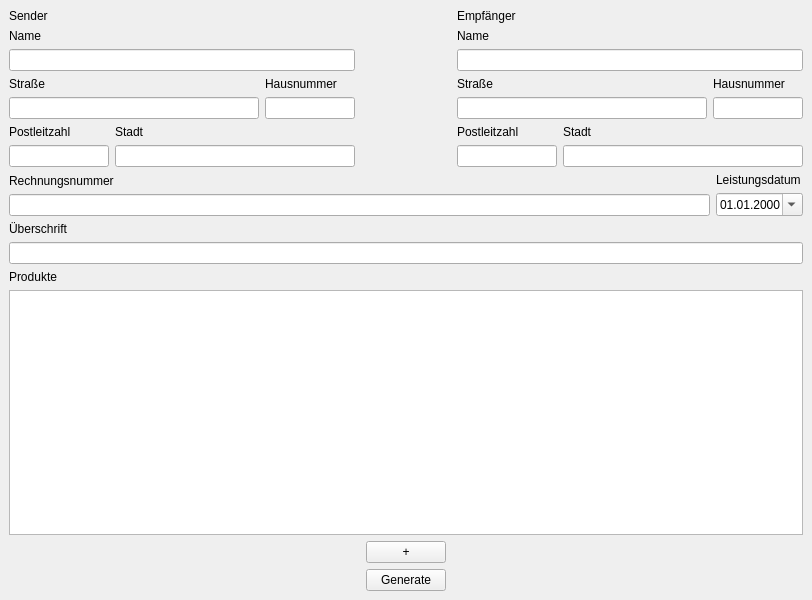
<?xml version="1.0" encoding="UTF-8"?>
<ui version="4.0">
 <class>MainWindow</class>
 <widget class="QMainWindow" name="MainWindow">
  <property name="geometry">
   <rect>
    <x>0</x>
    <y>0</y>
    <width>812</width>
    <height>600</height>
   </rect>
  </property>
  <property name="windowTitle">
   <string>MainWindow</string>
  </property>
  <widget class="QWidget" name="centralwidget">
   <layout class="QVBoxLayout" name="verticalLayout_16">
    <item>
     <layout class="QHBoxLayout" name="horizontalLayout_5">
      <item>
       <layout class="QVBoxLayout" name="verticalLayout_6">
        <item>
         <widget class="QLabel" name="label">
          <property name="text">
           <string>Sender</string>
          </property>
         </widget>
        </item>
        <item>
         <layout class="QVBoxLayout" name="verticalLayout_5">
          <item>
           <widget class="QLabel" name="label_3">
            <property name="text">
             <string>Name</string>
            </property>
           </widget>
          </item>
          <item>
           <widget class="QLineEdit" name="lineEdit"/>
          </item>
         </layout>
        </item>
        <item>
         <layout class="QHBoxLayout" name="horizontalLayout">
          <item>
           <layout class="QVBoxLayout" name="verticalLayout">
            <item>
             <widget class="QLabel" name="label_4">
              <property name="text">
               <string>Straße</string>
              </property>
             </widget>
            </item>
            <item>
             <widget class="QLineEdit" name="lineEdit_2">
              <property name="minimumSize">
               <size>
                <width>250</width>
                <height>0</height>
               </size>
              </property>
             </widget>
            </item>
           </layout>
          </item>
          <item>
           <layout class="QVBoxLayout" name="verticalLayout_2">
            <item>
             <widget class="QLabel" name="label_5">
              <property name="maximumSize">
               <size>
                <width>90</width>
                <height>16777215</height>
               </size>
              </property>
              <property name="text">
               <string>Hausnummer</string>
              </property>
             </widget>
            </item>
            <item>
             <widget class="QLineEdit" name="lineEdit_3">
              <property name="sizePolicy">
               <sizepolicy hsizetype="Fixed" vsizetype="Fixed">
                <horstretch>0</horstretch>
                <verstretch>0</verstretch>
               </sizepolicy>
              </property>
              <property name="minimumSize">
               <size>
                <width>90</width>
                <height>0</height>
               </size>
              </property>
              <property name="maximumSize">
               <size>
                <width>90</width>
                <height>16777215</height>
               </size>
              </property>
             </widget>
            </item>
           </layout>
          </item>
         </layout>
        </item>
        <item>
         <layout class="QHBoxLayout" name="horizontalLayout_2">
          <item>
           <layout class="QVBoxLayout" name="verticalLayout_4">
            <item>
             <widget class="QLabel" name="label_7">
              <property name="text">
               <string>Postleitzahl</string>
              </property>
             </widget>
            </item>
            <item>
             <widget class="QLineEdit" name="lineEdit_5">
              <property name="sizePolicy">
               <sizepolicy hsizetype="Fixed" vsizetype="Fixed">
                <horstretch>0</horstretch>
                <verstretch>0</verstretch>
               </sizepolicy>
              </property>
              <property name="minimumSize">
               <size>
                <width>100</width>
                <height>0</height>
               </size>
              </property>
              <property name="maximumSize">
               <size>
                <width>100</width>
                <height>16777215</height>
               </size>
              </property>
              <property name="text">
               <string/>
              </property>
             </widget>
            </item>
           </layout>
          </item>
          <item>
           <layout class="QVBoxLayout" name="verticalLayout_3">
            <item>
             <widget class="QLabel" name="label_6">
              <property name="text">
               <string>Stadt</string>
              </property>
             </widget>
            </item>
            <item>
             <widget class="QLineEdit" name="lineEdit_4"/>
            </item>
           </layout>
          </item>
         </layout>
        </item>
       </layout>
      </item>
      <item>
       <spacer name="horizontalSpacer">
        <property name="orientation">
         <enum>Qt::Orientation::Horizontal</enum>
        </property>
        <property name="sizeType">
         <enum>QSizePolicy::Policy::MinimumExpanding</enum>
        </property>
        <property name="sizeHint" stdset="0">
         <size>
          <width>50</width>
          <height>20</height>
         </size>
        </property>
       </spacer>
      </item>
      <item>
       <layout class="QVBoxLayout" name="verticalLayout_7">
        <item>
         <widget class="QLabel" name="label_2">
          <property name="text">
           <string>Empfänger</string>
          </property>
         </widget>
        </item>
        <item>
         <layout class="QVBoxLayout" name="verticalLayout_8">
          <item>
           <widget class="QLabel" name="label_8">
            <property name="text">
             <string>Name</string>
            </property>
           </widget>
          </item>
          <item>
           <widget class="QLineEdit" name="lineEdit_6"/>
          </item>
         </layout>
        </item>
        <item>
         <layout class="QHBoxLayout" name="horizontalLayout_3">
          <item>
           <layout class="QVBoxLayout" name="verticalLayout_9">
            <item>
             <widget class="QLabel" name="label_9">
              <property name="text">
               <string>Straße</string>
              </property>
             </widget>
            </item>
            <item>
             <widget class="QLineEdit" name="lineEdit_7">
              <property name="minimumSize">
               <size>
                <width>250</width>
                <height>0</height>
               </size>
              </property>
             </widget>
            </item>
           </layout>
          </item>
          <item>
           <layout class="QVBoxLayout" name="verticalLayout_10">
            <item>
             <widget class="QLabel" name="label_10">
              <property name="maximumSize">
               <size>
                <width>90</width>
                <height>16777215</height>
               </size>
              </property>
              <property name="text">
               <string>Hausnummer</string>
              </property>
             </widget>
            </item>
            <item>
             <widget class="QLineEdit" name="lineEdit_8">
              <property name="sizePolicy">
               <sizepolicy hsizetype="Fixed" vsizetype="Fixed">
                <horstretch>0</horstretch>
                <verstretch>0</verstretch>
               </sizepolicy>
              </property>
              <property name="minimumSize">
               <size>
                <width>90</width>
                <height>0</height>
               </size>
              </property>
              <property name="maximumSize">
               <size>
                <width>90</width>
                <height>16777215</height>
               </size>
              </property>
             </widget>
            </item>
           </layout>
          </item>
         </layout>
        </item>
        <item>
         <layout class="QHBoxLayout" name="horizontalLayout_4">
          <item>
           <layout class="QVBoxLayout" name="verticalLayout_11">
            <item>
             <widget class="QLabel" name="label_11">
              <property name="text">
               <string>Postleitzahl</string>
              </property>
             </widget>
            </item>
            <item>
             <widget class="QLineEdit" name="lineEdit_9">
              <property name="sizePolicy">
               <sizepolicy hsizetype="Fixed" vsizetype="Fixed">
                <horstretch>0</horstretch>
                <verstretch>0</verstretch>
               </sizepolicy>
              </property>
              <property name="minimumSize">
               <size>
                <width>100</width>
                <height>0</height>
               </size>
              </property>
              <property name="maximumSize">
               <size>
                <width>100</width>
                <height>16777215</height>
               </size>
              </property>
              <property name="text">
               <string/>
              </property>
             </widget>
            </item>
           </layout>
          </item>
          <item>
           <layout class="QVBoxLayout" name="verticalLayout_12">
            <item>
             <widget class="QLabel" name="label_12">
              <property name="text">
               <string>Stadt</string>
              </property>
             </widget>
            </item>
            <item>
             <widget class="QLineEdit" name="lineEdit_10"/>
            </item>
           </layout>
          </item>
         </layout>
        </item>
       </layout>
      </item>
     </layout>
    </item>
    <item>
     <layout class="QHBoxLayout" name="horizontalLayout_6">
      <item>
       <layout class="QVBoxLayout" name="verticalLayout_13">
        <item>
         <widget class="QLabel" name="label_13">
          <property name="text">
           <string>Rechnungsnummer</string>
          </property>
         </widget>
        </item>
        <item>
         <widget class="QLineEdit" name="lineEdit_11">
          <property name="text">
           <string/>
          </property>
          <property name="readOnly">
           <bool>true</bool>
          </property>
         </widget>
        </item>
       </layout>
      </item>
      <item>
       <layout class="QVBoxLayout" name="verticalLayout_14">
        <item>
         <widget class="QLabel" name="label_14">
          <property name="text">
           <string>Leistungsdatum</string>
          </property>
         </widget>
        </item>
        <item>
         <widget class="QDateEdit" name="dateEdit">
          <property name="minimumDateTime">
           <datetime>
            <hour>0</hour>
            <minute>53</minute>
            <second>28</second>
            <year>1752</year>
            <month>9</month>
            <day>14</day>
           </datetime>
          </property>
          <property name="displayFormat">
           <string>dd.MM.yyyy</string>
          </property>
          <property name="calendarPopup">
           <bool>true</bool>
          </property>
          <property name="timeSpec">
           <enum>Qt::TimeSpec::LocalTime</enum>
          </property>
         </widget>
        </item>
       </layout>
      </item>
     </layout>
    </item>
    <item>
     <layout class="QVBoxLayout" name="verticalLayout_15">
      <item>
       <widget class="QLabel" name="label_15">
        <property name="text">
         <string>Überschrift</string>
        </property>
       </widget>
      </item>
      <item>
       <widget class="QLineEdit" name="lineEdit_12">
        <property name="text">
         <string/>
        </property>
       </widget>
      </item>
     </layout>
    </item>
    <item>
     <widget class="QLabel" name="label_16">
      <property name="text">
       <string>Produkte</string>
      </property>
     </widget>
    </item>
    <item>
     <widget class="QListWidget" name="productList"/>
    </item>
    <item>
     <layout class="QHBoxLayout" name="horizontalLayout_8">
      <item>
       <spacer name="horizontalSpacer_4">
        <property name="orientation">
         <enum>Qt::Orientation::Horizontal</enum>
        </property>
        <property name="sizeHint" stdset="0">
         <size>
          <width>40</width>
          <height>20</height>
         </size>
        </property>
       </spacer>
      </item>
      <item>
       <widget class="QPushButton" name="addProductButton">
        <property name="text">
         <string>+</string>
        </property>
       </widget>
      </item>
      <item>
       <spacer name="horizontalSpacer_5">
        <property name="orientation">
         <enum>Qt::Orientation::Horizontal</enum>
        </property>
        <property name="sizeHint" stdset="0">
         <size>
          <width>40</width>
          <height>20</height>
         </size>
        </property>
       </spacer>
      </item>
     </layout>
    </item>
    <item>
     <layout class="QHBoxLayout" name="horizontalLayout_7">
      <item>
       <spacer name="horizontalSpacer_2">
        <property name="orientation">
         <enum>Qt::Orientation::Horizontal</enum>
        </property>
        <property name="sizeHint" stdset="0">
         <size>
          <width>40</width>
          <height>20</height>
         </size>
        </property>
       </spacer>
      </item>
      <item>
       <widget class="QPushButton" name="pushButton">
        <property name="text">
         <string>Generate</string>
        </property>
       </widget>
      </item>
      <item>
       <spacer name="horizontalSpacer_3">
        <property name="orientation">
         <enum>Qt::Orientation::Horizontal</enum>
        </property>
        <property name="sizeHint" stdset="0">
         <size>
          <width>40</width>
          <height>20</height>
         </size>
        </property>
       </spacer>
      </item>
     </layout>
    </item>
   </layout>
  </widget>
 </widget>
 <resources/>
 <connections/>
</ui>
